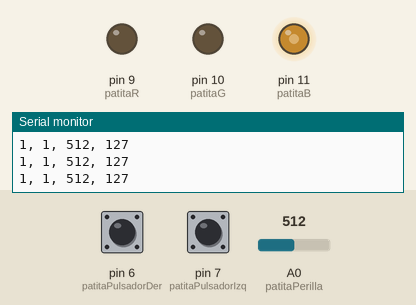
Recording of a sketch running on a simulated Arduino Uno, built with avr-gcc and run on an emulated ATmega328P. Shown: output pins drawn as LEDs (lit = HIGH), the last lines printed to the serial monitor. The test bench sets the inputs (shaded band); at power-on: A0 (patitaPerilla) = 512, pin 6 (patitaPulsadorDer) HIGH, pin 7 (patitaPulsadorIzq) HIGH.

Above: at 1.2 s.
1.3 s: A0 (patitaPerilla) set to 417
At 2.6 s:
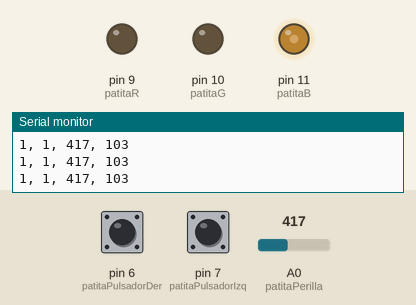
4.3 s: A0 (patitaPerilla) set to 390
At 4.6 s:
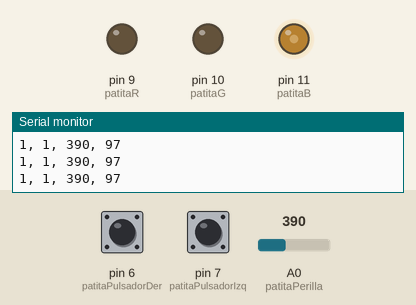
5.8 s: pin 6 (patitaPulsadorDer) pulled LOW for 0.15 s
At 6.9 s:
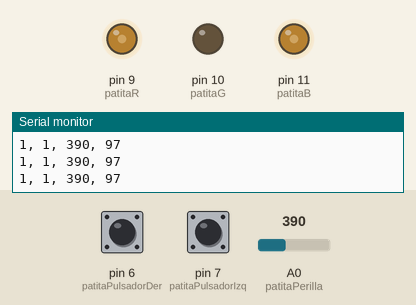
7.4 s: pin 7 (patitaPulsadorIzq) pulled LOW for 0.15 s
At 8.4 s:
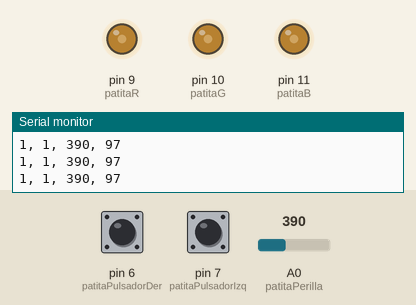
9.0 s: A0 (patitaPerilla) set to 716
At 9.3 s:
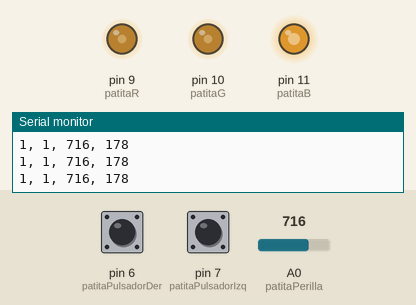
10.5 s: pin 6 (patitaPulsadorDer) pulled LOW for 1 s
At 11.6 s:
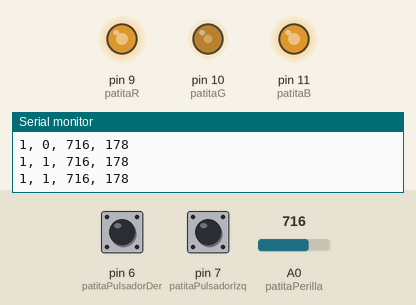
Timing chart, 0 to 13.5 s (numbered marks = the images above; inputs shaded):
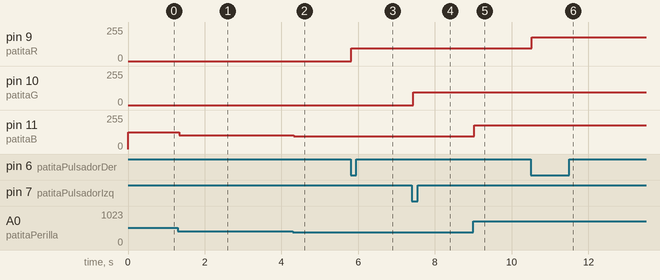

The sketch:

ej_05_rgb.ino
```cpp
// ej_05_rgb
// por montoyamoraga
// para Academia Sinestesia
// Fondart Iquique Medios Interactivos 2022
// v0.0.1 noviembre 2022
// hecho con Arduino 2.0.1

// variable para patitas conectada a LED RGB
int patitaR = 9;
int patitaG = 10;
int patitaB = 11;

// variable para definir patita de lectura analogica
int patitaPerilla = A0;
// variable para almacenar valor de la perilla
int valorPerilla = 0;
// variable para almacenar valor mapeado de la perilla
int valorPerillaMapeado = 0;

// patitas pulsadores
int patitaPulsadorIzq = 7;
int patitaPulsadorDer = 6;
// valor de los sensores pulsador
int valorPulsadorIzq = 0;
int valorPulsadorDer = 0;

// setup() ocurre una vez al principio
void setup() {
  // definir la patitas conectada a LED RGB como salida
  pinMode(patitaR, OUTPUT);
  pinMode(patitaG, OUTPUT);
  pinMode(patitaB, OUTPUT);

  // definir la patitas conectada a pulsador como entrada
  pinMode(patitaPulsadorIzq, INPUT);
  pinMode(patitaPulsadorDer, INPUT);

  // iniciar comunicacion serial
  Serial.begin(9600);
}

// loop() ocurre despues de setup, en bucle
void loop() {

  // leer perilla
  valorPerilla = analogRead(patitaPerilla);

  // leer pulsadores
  valorPulsadorIzq = digitalRead(patitaPulsadorIzq);
  valorPulsadorDer = digitalRead(patitaPulsadorDer);

  // como el valor de entrada analogica es entre 0 y 1023
  // y el valor de salida analoga que podemos hacer es entre 0 y 255
  // usamos la funcion map() para ajustar el valor
  valorPerillaMapeado = map(valorPerilla, 0, 1023, 0, 255);

  // imprimir valores sensores
  Serial.print(valorPulsadorIzq);
  Serial.print(", ");
  Serial.print(valorPulsadorDer);
  Serial.print(", ");
  Serial.print(valorPerilla);
  Serial.print(", ");
  Serial.println(valorPerillaMapeado);

  // si ningun boton esta presionado
  if (valorPulsadorIzq == 0 && valorPulsadorDer == 0) {
    // hacer nada
  }
  // si solamente pulsador izquierdo esta presionado
  else if (valorPulsadorIzq == 1 && valorPulsadorDer == 0) {

    // escribir en canal rojo
    analogWrite(patitaR, valorPerillaMapeado);
  }
  // si solamente pulsador derecho esta presionado
  else if (valorPulsadorIzq == 0 && valorPulsadorDer == 1) {

    // escribir en canal verde
    analogWrite(patitaG, valorPerillaMapeado);
  }
  // si ambos botones estan presionados
  else if (valorPulsadorIzq == 1 && valorPulsadorDer == 1) {

    // escribir en canal azul
    analogWrite(patitaB, valorPerillaMapeado);
  }

}
```

Measured:
- after the input at 1.3 s, pin 11 (patitaB): 127/255 → 103/255 at once
- after the input at 4.3 s, pin 11 (patitaB): 103/255 → 97/255 at once
- after the input at 5.8 s, pin 9 (patitaR): 0/255 → 97/255 at once
- after the input at 7.4 s, pin 10 (patitaG): 0/255 → 97/255 at once
- after the input at 9.0 s, pin 11 (patitaB): 97/255 → 178/255 at once
- after the input at 10.5 s, pin 9 (patitaR): 97/255 → 178/255 at once
